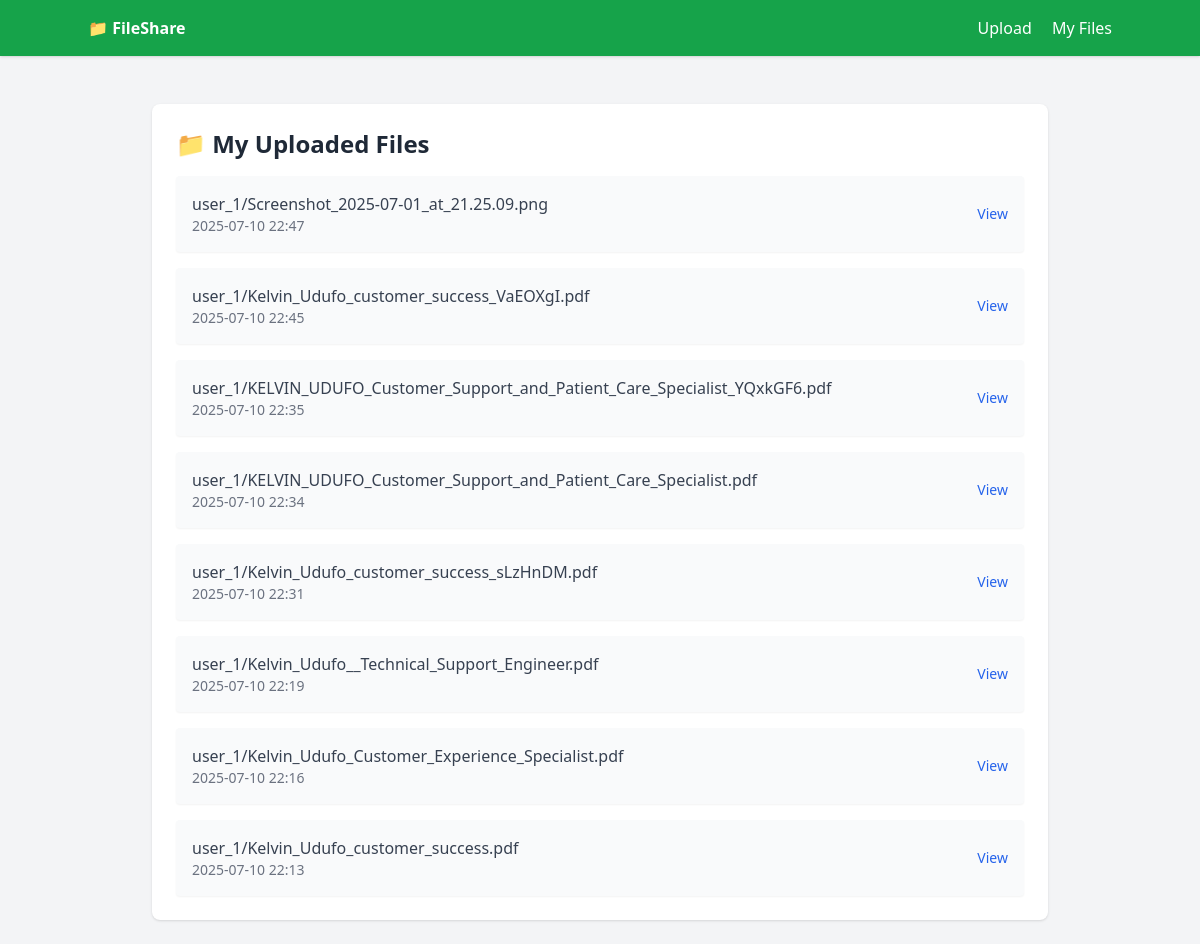
Before: /my-files/ (signed in) with the older database file.
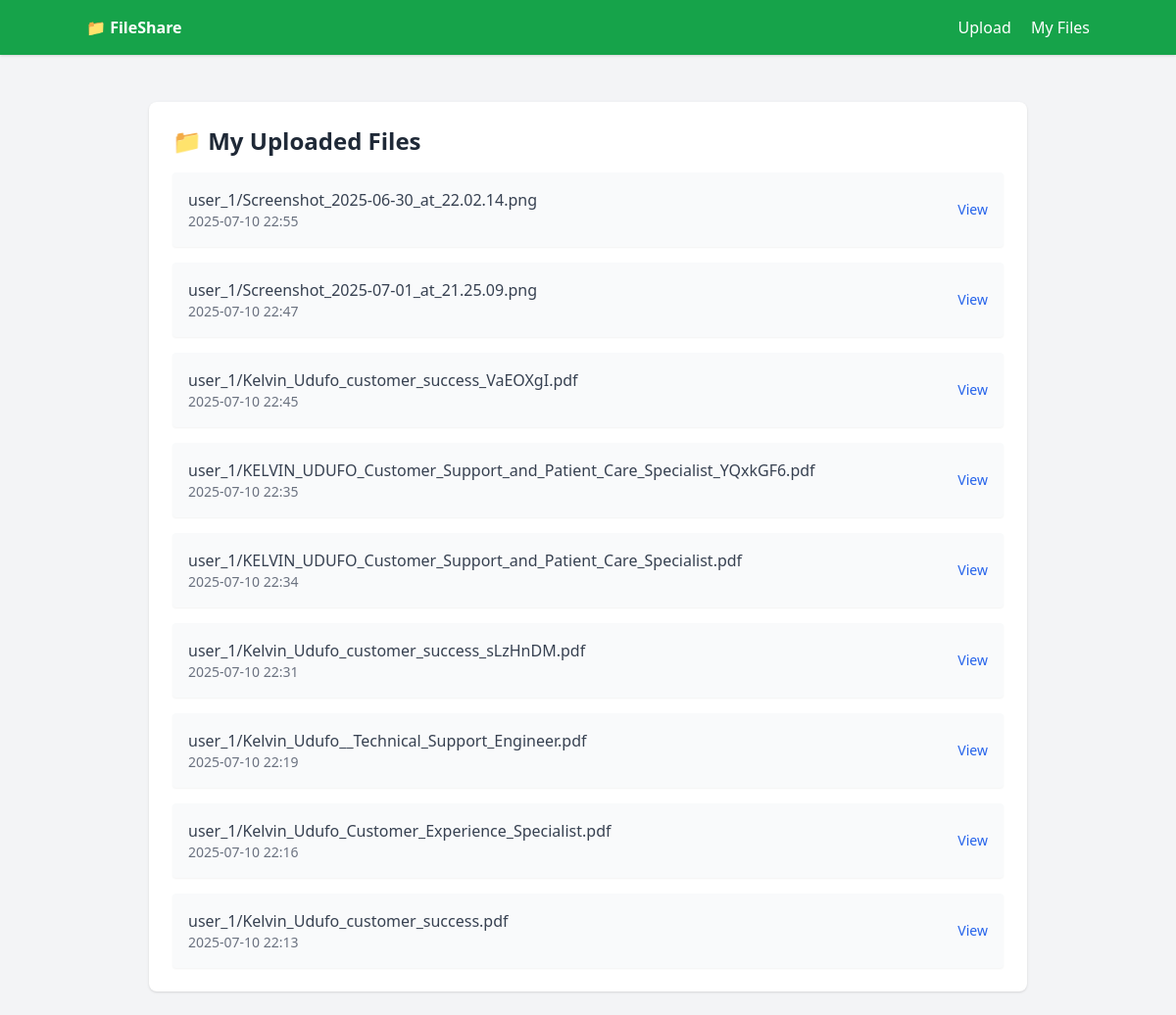
After: the same page with the newer database file.
### core/models.py (models this page shows, shortened)
class FileUpload(models.Model):
    owner = models.ForeignKey(User, on_delete=models.CASCADE)
    file = models.FileField(upload_to=user_directory_path)
    uploaded_at = models.DateTimeField(auto_now_add=True)
    share_uuid = models.UUIDField(default=uuid.uuid4, unique=True)
    is_public = models.BooleanField(default=False)
    expire_after = models.DateTimeField(null=True, blank=True)

### core/views.py (the view)
# urls.py: path('my-files/', views.my_files, name='my_files'),
@login_required
def my_files(request):
    files = FileUpload.objects.filter(owner=request.user).order_by("-uploaded_at")
    return render(request, "core/my_files.html", {"files": files})

### core/templates/core/my_files.html (shortened to what this page needs)
{% extends 'core/base.html' %}
{% block content %}
  <div class="max-w-4xl mx-auto p-6 bg-white shadow rounded-lg mt-6">
    <h2 class="text-2xl font-bold mb-4 text-gray-800">📁 My Uploaded Files</h2>
    {% if files %}
      <ul class="space-y-4">
        {% for file in files %}
          <li class="p-4 bg-gray-50 rounded shadow-sm flex justify-between items-center">
            <div>
              <p class="font-medium text-gray-700">{{ file.file.name }}</p>
              <p class="text-sm text-gray-500">{{ file.uploaded_at|date:"Y-m-d H:i" }}</p>
            </div>
            <a href="{% url 'file_detail' uuid=file.share_uuid %}" class="text-blue-600 hover:underline text-sm">View</a>
          </li>
        {% endfor %}
      </ul>
    {% else %}
      <p class="text-gray-600">You haven’t uploaded any files yet.</p>
    {% endif %}
  </div>
{% endblock %}

Changed rows visible on the page:
added FileUpload: file.name "user_1/Screenshot_2025-06-30_at_22.02.14.png", uploaded_at "2025-07-10 22:55"
